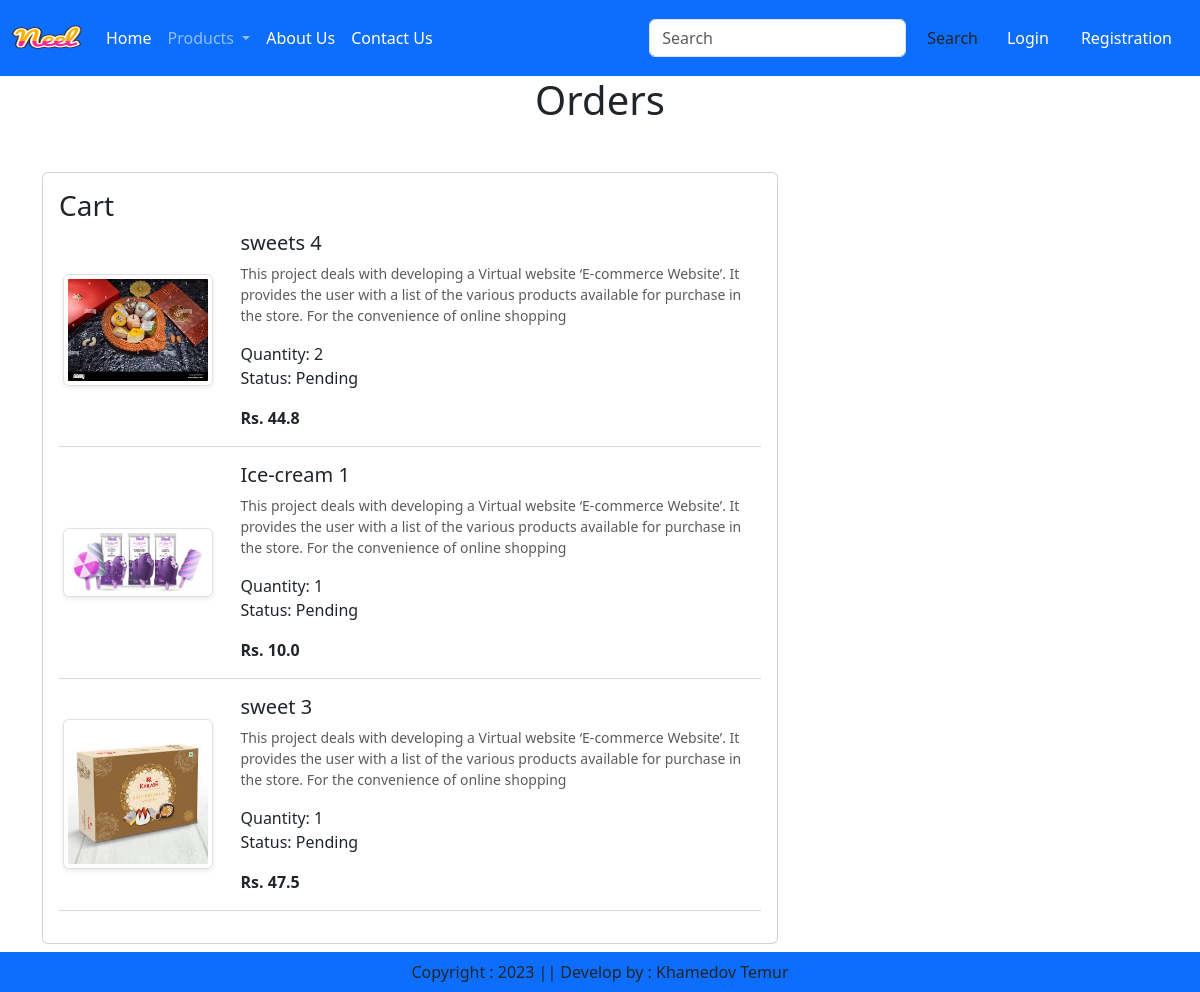
/orders/, run on an earlier commit of the app's database.
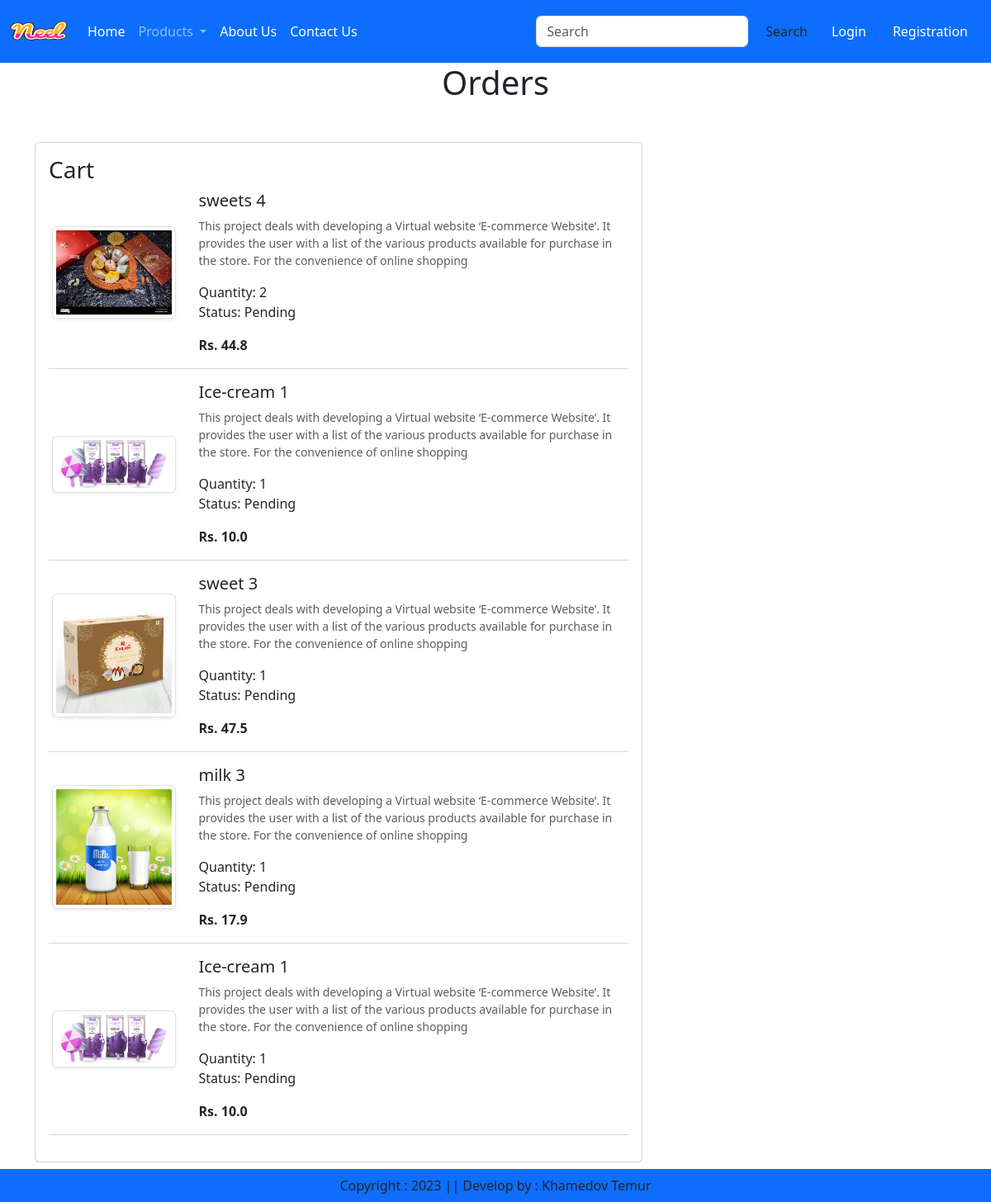
And on a later commit of the database.
### commerce/models.py (models this page shows, shortened)
class OrderPlaced(models.Model):
    customer = models.ForeignKey(User, on_delete=models.CASCADE)
    product = models.ForeignKey(Product, on_delete=models.CASCADE)
    ordered_date = models.DateTimeField(auto_now_add=True)
    status = models.CharField(max_length=50, choices=STATUS_CHOICES, default='Pending')
    quantity = models.PositiveIntegerField(default=1)

class Product(models.Model):
    title = models.CharField(max_length=100)
    selling_price = models.FloatField()
    discounted_price = models.FloatField()
    description = models.TextField()
    composition = models.TextField(default='')
    prodapp = models.TextField(default='')
    category = models.ForeignKey(Category, on_delete=models.CASCADE)
    product_image = models.ImageField(upload_to='product/')

### commerce/views.py (the view)
# urls.py: path('orders/', OrderView.as_view(), name='orders'),
class OrderView(ListView):
    model = OrderPlaced
    context_object_name = 'order'
    template_name = 'orders.html'

### commerce/context_processors.py (called while the page is built)
def category_list(request):
    categories = Category.objects.all()
    return {'categories' : categories}

### templates/orders.html (shortened to what this page needs)
{% extends 'base.html' %}
{% load static %}
{% block main-content %}
<div class="container mb-5">
    <div class="row">
        {% if order %}
        <h1 class="text-center mb-5">Orders</h1>
        <div class="col-sm-8">
            <div class="card">
                <div class="card-body">
                    <h3>Cart</h3>
                    {% for item in order %}
                    <div class="row">
                        <div class="col-sm-3 text-center align-self-center">
                            <img src="{{ item.product.product_image.url }}" alt="" srcset=""
                                 class="img-fluid img-thumbnail shadow-sm" height="150" width="150">
                        </div>
                        <div class="col-sm-9">
                            <div>
                                <h5>{{ item.product.title }}</h5>
                                <p class="mb-2 text-muted small">{{ item.product.description }}</p>
                                <div class="my-3">
                                    <label for="quantity">Quantity:</label>
                                        <span id="quantity">{{ item.quantity }}</span>
                                    <p>
                                    <label for="quantity1">Status:</label>
                                        <span id="quantity1">{{ item.status }}</span>
                                    </p>
                                </div>
                                <div class="d-flex justify-content-between">
                                    <p class="mb-0"><span><strong>Rs. {{ item.product.discounted_price }}</strong></span></p>
                                </div>
                            </div>
                        </div>
                    </div>
                    <hr class="text-muted">
                    {% endfor %}
                </div>
            </div>
        </div>
        {% else %}
        <h1 class="text-center mb-5">Order is Empty</h1>
        {% endif %}
    </div>
</div>
{% endblock main-content %}

### templates/base.html (shortened to what this page needs)
<!DOCTYPE html>
{% load static %}
<html lang="en">
<head>
    <link href="https://cdn.jsdelivr.net/npm/bootstrap@5.3.0-alpha3/dist/css/bootstrap.min.css" rel="stylesheet">
    <link rel="stylesheet" href="{% static 'css/owl.carousel.min.css' %}">
    <link rel="stylesheet" href="{% static 'css/all.min.css' %}">
    <link rel="stylesheet" href="{% static 'css/style.css' %}">
</head>
<body>
<nav class="navbar navbar-expand-lg navbar-dark bg-primary">
  <div class="container-fluid">
    <a class="navbar-brand" href="#">
      <img src="{% static 'images/neel.png' %}" width="70" height="50"/>
    </a>
    <div class="collapse navbar-collapse" id="navbarSupportedContent">
      <ul class="navbar-nav me-auto mb-2 mb-lg-0">
        <li class="nav-item">
          <a class="nav-link active" aria-current="page" href="/">Home</a>
        </li>
        <li class="nav-item dropdown">
          <a class="nav-link dropdown-toggle" href="#" role="button" data-bs-toggle="dropdown" aria-expanded="false">
            Products
          </a>
        </li>
        <li class="nav-item">
          <a class="nav-link text-white" href="{% url 'about' %}">About Us</a>
        </li>
        <li class="nav-item">
          <a class="nav-link text-white" href="{% url 'contact' %}">Contact Us</a>
        </li>
      </ul>
      <form class="d-flex" role="search">
        <input class="form-control me-2" type="search" placeholder="Search" aria-label="Search">
        <button class="btn btn-outline-white" type="submit">Search</button>
      </form>
    </div>
    <ul class="navbar-nav me-auto mb-2 mb-lg-0">
        {% if user.is_authenticated %}
        <li class="nav-item dropdown mx-2">
            <a class="nav-link dropdown-toggle text-white" href="#" id="profileDropdown" role="button" data-bs-toggle="dropdown" aria-expanded="false">
            {{ user.username }}
          </a>
            <ul class="dropdown-menu" aria-labelledby="profileDropdown">
                <li><a class="dropdown-item" href="{% url 'profile' %}">Profile</a></li>
                <li><a class="dropdown-item" href="{% url 'orders' %}">Orders</a></li>
                <li><a class="dropdown-item" href="{% url 'password_change' %}">Change Password</a></li>
                <li><a class="dropdown-item" href="{% url 'logout' %}">LogOut</a></li>
            </ul>
        </li>
        <li class="nav-item mx-2">
            <a href="{% url 'showcart' %}" class="nav-link text-white">Cart</a>
        </li>
        <li class="nav-item mx-2">
            <a href="{% url 'orders' %}" class="nav-link text-white">Orders</a>
        </li>
        {% else %}
        <li class="nav-item mx-2">
            <a href="{% url 'login' %}" class="nav-link text-white">Login</a>
        </li>
        <li class="nav-item mx-2">
            <a href="{% url 'sign' %}" class="nav-link text-white">Registration</a>
        </li>
        {% endif %}
    </ul>
  </div>
</nav>
    {% block main-content %} {% endblock %}
<footer class="container-fluid fixed-bottom bg-primary text-center p-2 mt-5">
    Copyright : 2023 || Develop by : Khamedov Temur
</footer>
</body>
</html>

What changed in the data, as far as the page shows it:
added OrderPlaced: product.product_image (picture), product "milk 3", product.description "This project deals with developing a Virtual website ‘E-commerce Website’. It provides the user with a list of the various products available for purchase in the store. For the convenience of online shopping", quantity "1", status "Pending", product.discounted_price "17.9"
added OrderPlaced: product.product_image (picture), product "Ice-cream 1", product.description "This project deals with developing a Virtual website ‘E-commerce Website’. It provides the user with a list of the various products available for purchase in the store. For the convenience of online shopping", quantity "1", status "Pending", product.discounted_price "10.0"
